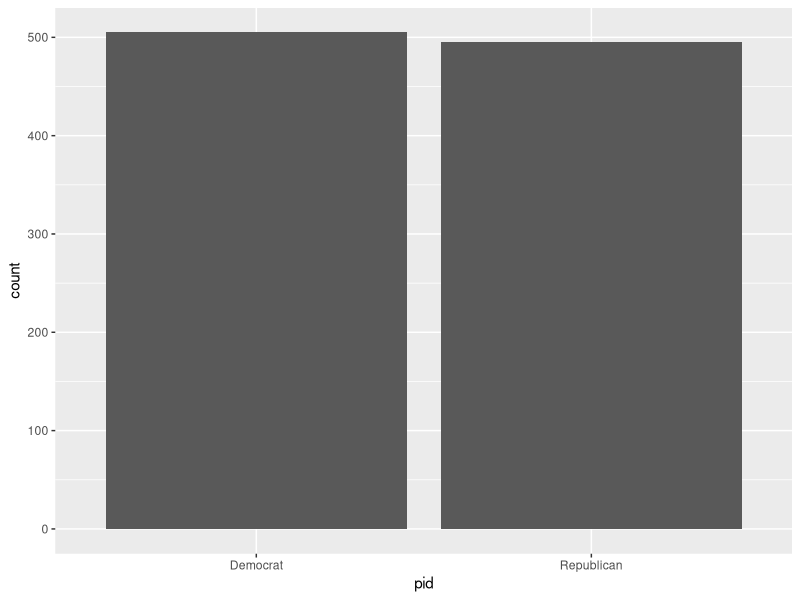
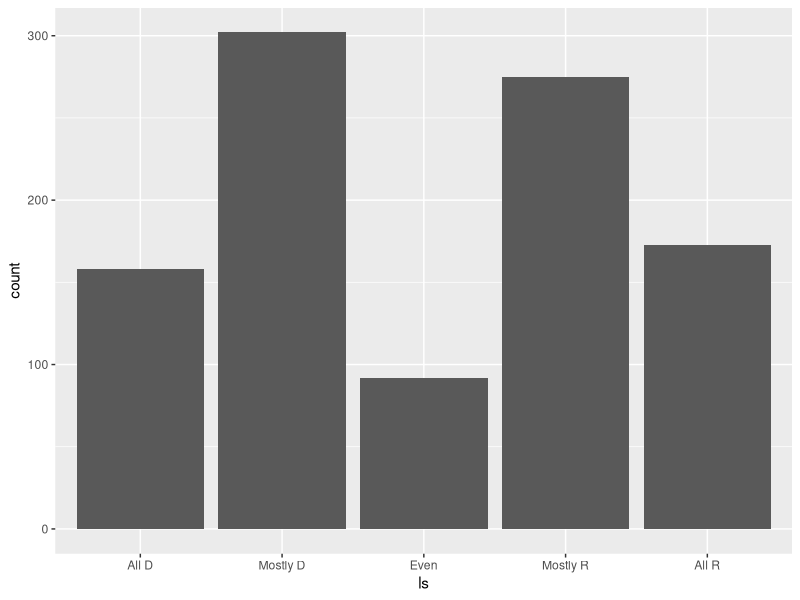
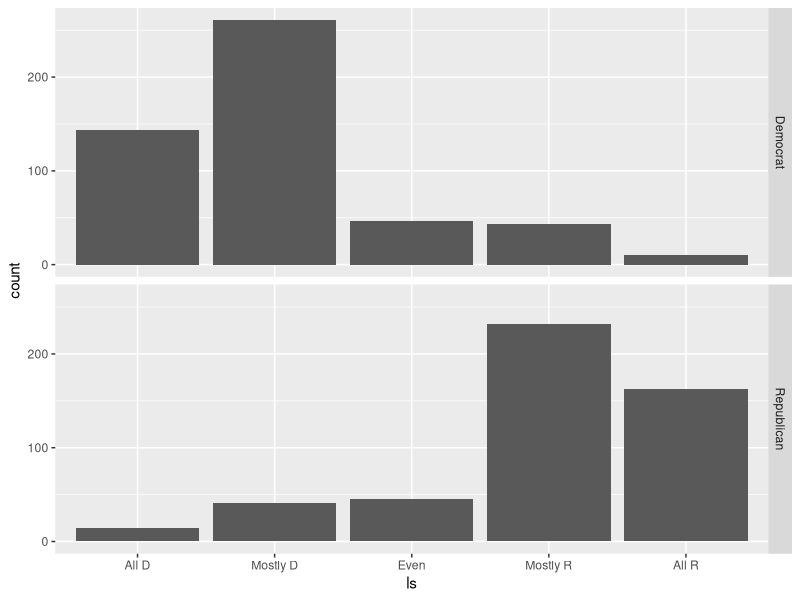
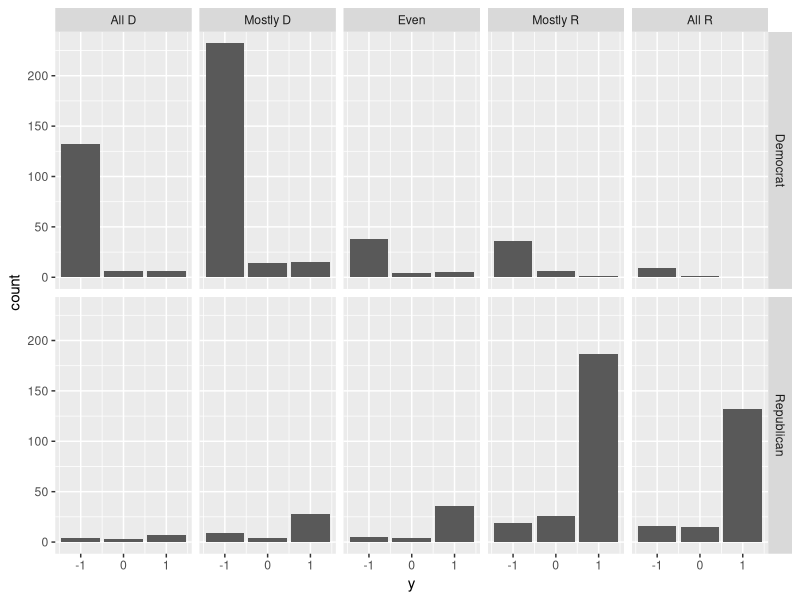

The R script that drew these images, in order: (Note: this script raises an error after producing the figures.)
library(dplyr)
library(ggplot2)

logit <- function(x) {
  return(log(x/(1-x)))
}
invlogit <- function(x) {
  e_x <- exp(x)
  return(e_x / (1 + e_x))
}

simulate <- function(N) {
  # P_i, party_id. coded as -1 for D, 1 for R.
  party_id <- (2 * rbinom(N, 1, 0.5)) - 1
  
  # let's say that people who are Republican answer local social
  # partisanship according to the following distribution
  #   All D (-2):        0.03
  #   Mostly D (-1):     0.07
  #   Roughly even (0):  0.1
  #   Mostly R (1):      0.5
  #   All R (2):         0.3
  # and assume the exact reverse for Democrats
  
  # L_i, local social partisanship
  ls_probs <- c(0.03, 0.07, 0.1, 0.5, 0.3)
  local_social <- sample(seq(-2, 2), N, replace=TRUE, prob=ls_probs)
  
  # multiply by -1 if Democrat to flip the probabilities
  local_social <- local_social * party_id
  
  # For simplicity, start with one economic question on a 3-point scale.
  # For example: "The current income tax rate for the highest tax bracket is
  # 37%. Should it be raised, lowered or kept the same?"
  #     1) Raised 2) Kept the same 3) Lowered
  # Denote this by Y_i.
  
  # The ordinal regression model for this problem can be written as:
  # P(Y_i > -1) = invlogit(a + XB)
  # P(Y_i > 0) = invlogit(a + XB - c)
  
  # Converting categorical predictors as appropriate, our simple model is thus:
  # P(Y_i > -1) = invlogit(
  #   a0 * 1(P_i = -1) +
  #   a1 * 1(P_i = 1) +
  #   b02 * 1(L_i = -2) + b01 * 1(L_i = -1)
  #   b11 * 1(L_i = 1) + b12 * 1(L_i = 2)
  # ),
  # and P(Y_i > 0) similarly, with log-odds shifted by c. We don't include an
  # intercept term here so we can have a0 and a1 individually.
  
  # Define our true parameter values
  a0 <- -2
  a1 <- 2
  
  b02 <- -0.35
  b01 <- -0.2
  b11 <- 0.2
  b12 <- 0.35
  
  c <- 1
  
  log_odds <- (
    ifelse(party_id == -1, a0, a1) +
    ifelse(
      local_social == 0,
      0,
      ifelse(
        local_social < 0,
        ifelse(local_social == -1, b01, b02),
        ifelse(local_social == 1, b11, b12)
       )
    )
  )
  p1 <- invlogit(log_odds) # P(Y_i > -1)
  p2 <- invlogit (log_odds - c) # P(Y_i > 0) = P(Y_i = 1)
  
  p <- cbind(1 - p1, p1 - p2, p2)
  colnames(p) <- c("p1", "p2", "p3")
  
  y <- rep(0, N)
  for (i in 1:N) {
    y[i] <- sample(-1:1, 1, prob=p[i,])
  }
  result <- data.frame(cbind(party_id, local_social, y, p))
  
  # create some helper nice columns
  result$pid <- ifelse(result$party_id == -1, "Democrat", "Republican")
  result$pid <- factor(result$pid, levels=c("Democrat", "Republican"))
  local_social_levels <- c("All D", "Mostly D", "Even", "Mostly R", "All R")
  result$ls <- factor(local_social_levels[result$local_social + 3], levels=local_social_levels)
  
  return(result)
}

r <- simulate(1000)

ggplot(r, aes(x=pid)) + geom_bar()

ggplot(r, aes(x=ls)) + geom_bar()
ggplot(r, aes(x=ls)) + geom_bar() + facet_grid(rows=vars(pid))

# probs
r %>% distinct(party_id, local_social, .keep_all=TRUE) %>%
  arrange(party_id, local_social) %>%
  dplyr::select(-c(y, party_id, local_social)) %>%
  relocate(pid, ls)

ggplot(r, aes(x=y)) + geom_bar() + facet_grid(vars(pid), vars(ls))

r$y <- factor(r$y, levels=-1:1)

polr(y ~ pid + ls, r)